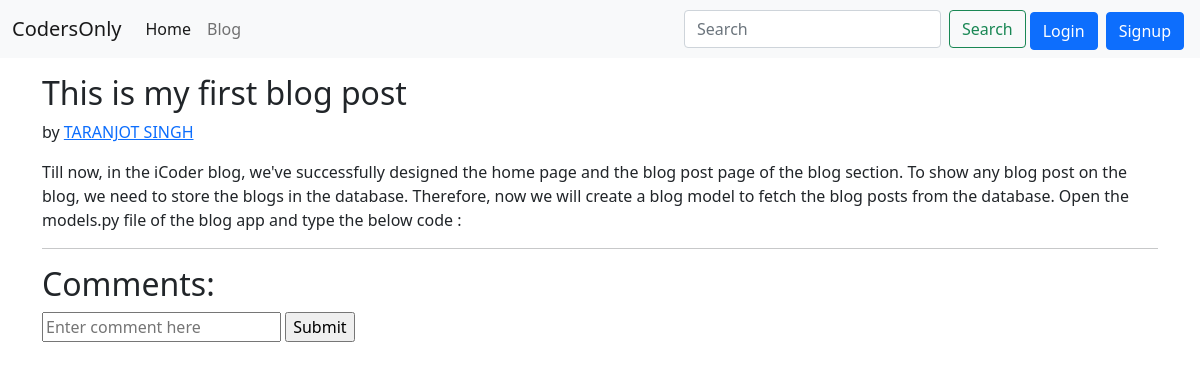
The page /blog/first-blog on the database its author committed.
### codersonly/models.py (models this page shows)
class blogPost(models.Model):
    sno = models.AutoField(primary_key=True)
    title = models.CharField(max_length=255)
    content = models.TextField()
    author = models.CharField(max_length=255)
    timestamp = models.DateTimeField(auto_now_add=True)
    slug = models.CharField(max_length=20)

### codersonly/views.py (the view)
# urls.py: path('<str:slug>', views.blogPosts, name='blogposts'),
def blogPosts(request, slug):
    id = slug
    allPosts = blogPost.objects.filter(slug=id).first()
    context = {'allPosts': allPosts}
    return render(request, 'codersonly/blogPosts.html', context)

### codersonly/templates/codersonly/blogPosts.html (shortened to what this page needs)
{% extends 'home/base.html' %} {% block title %} BlogHome {% endblock title %}
{% block body %}
<div class="container my-3">
  <div class="blog-post">
    <h2 class="blog-post-title">{{allPosts.title}}</h2>
    <p class="blog-post-meta">
      {{allPost.timeStamp}} by <a href="#">{{allPosts.author}}</a>
    </p>
    <p>{{allPosts.content}}</p>
    <hr />
    <h2>Comments:</h2>
    <form action="{% url 'postcomment' %}" method="post">
      <input type="text" name="comment" placeholder="Enter comment here" />
      <input type="submit" value="Submit" />
    </form>
  </div>
</div>
{% endblock %}

### rows shown on the page
blogPost: title "This is my first blog post", author "TARANJOT SINGH", content "Till now, in the iCoder blog, we've successfully designed the home page and the blog post page of the blog section. To show any blog post on the blog, we need to store the blogs in the database. Therefore, now we will create a blog model to fetch the blog posts from the database. Open the models.py file of the blog app and type the below code :"
